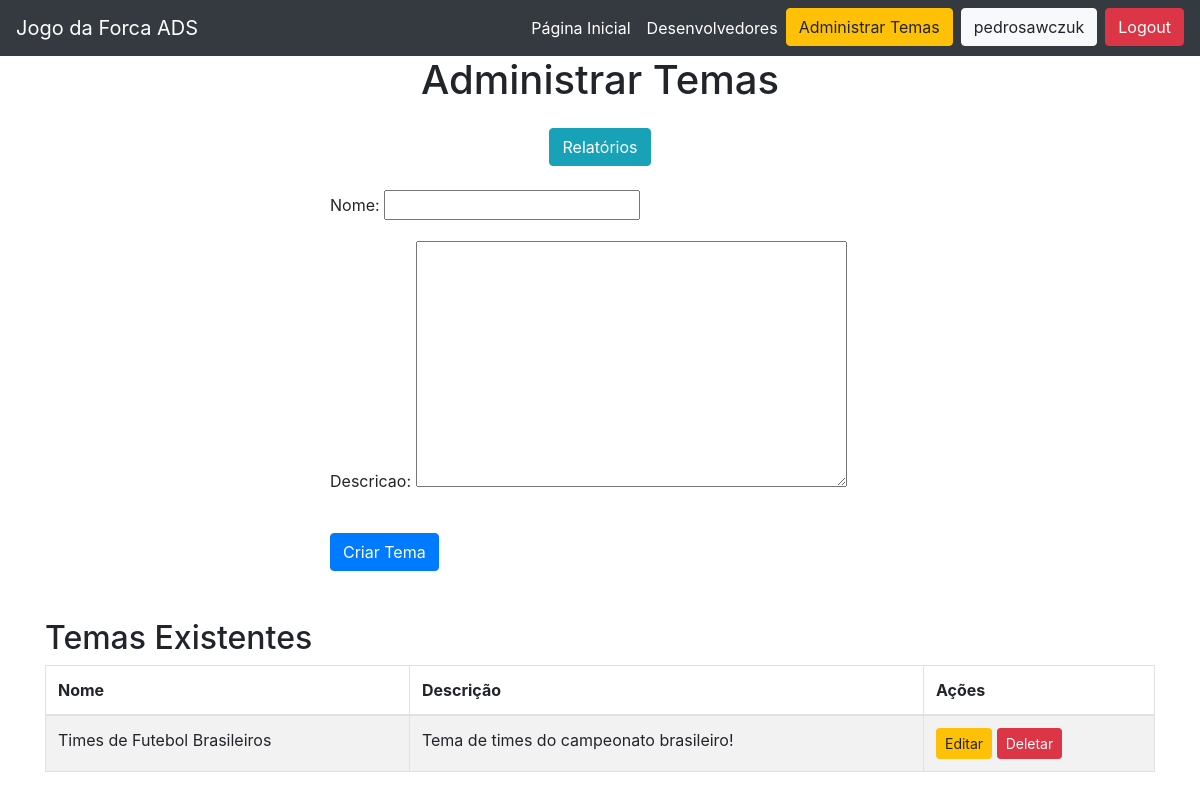
The page /professor/tema/administrar-temas (signed in) on the database its author committed.
### core/models.py (models this page shows, shortened)
class Tema(models.Model):
    nome = models.CharField(max_length=100, unique=True)
    descricao = models.TextField(blank=True, null=True)
    professor = models.ForeignKey(User, on_delete=models.CASCADE, limit_choices_to={'groups__name': 'professores'})

### core/views.py (the view, shortened to what this page needs)
# urls.py: path("professor/tema/administrar-temas", AdministrarTemasPageView.as_view(), name="administrarTemasPage"),
class AdministrarTemasPageView(ProfessorContextMixin, CreateView, ListView):
    model = Tema
    form_class = TemaForm
    template_name = 'professor/temas/temasPage.html'
    success_url = reverse_lazy('administrarTemasPage')
    def get_queryset(self):
        return Tema.objects.filter(professor=self.request.user)

### core/forms.py
class TemaForm(forms.ModelForm):
    class Meta:
        model = Tema
        fields = ['nome', 'descricao']

### core/mixins.py (called while the page is built)
    def get_context_data(self, **kwargs):
        context = super().get_context_data(**kwargs)
        user = self.request.user
        context['is_professor'] = user.is_authenticated and user.groups.filter(name='professores').exists()
        return context

### core/templates/professor/temas/temasPage.html (shortened to what this page needs)
{% extends "base.html" %}
{% block main %}
<div class="container">
  <h1 class="text-center mb-4">Administrar Temas</h1>
  <div class="row justify-content-center mb-4">
    <div class="col-md-12 text-center">
      <a href="{% url 'relatorioAtividade' %}" class="btn btn-info">Relatórios</a>
    </div>
  </div>
  <div class="row justify-content-center">
    <div class="col-md-6">
      <form method="post">
        {{ form.as_p }}
        <button type="submit" class="btn btn-primary mt-3">Criar Tema</button>
      </form>
    </div>
  </div>
  <div class="row mt-5">
    <div class="col-md-12">
      <h2>Temas Existentes</h2>
      <table class="table table-bordered table-striped">
        <thead>
          <tr>
            <th>Nome</th>
            <th>Descrição</th>
            <th>Ações</th>
          </tr>
        </thead>
        <tbody>
          {% for tema in object_list %}
          <tr>
            <td>{{ tema.nome }}</td>
            <td>{{ tema.descricao }}</td>
            <td>
              <a href="{% url 'editarTema' tema.id %}" class="btn btn-sm btn-warning">Editar</a>
              <a href="{% url 'deletarTema' tema.id %}" class="btn btn-sm btn-danger">Deletar</a>
            </td>
          </tr>
          {% endfor %}
        </tbody>
      </table>
    </div>
  </div>
</div>
{% endblock main %}

### core/templates/base.html (shortened to what this page needs)
<!DOCTYPE html>
<html lang="pt-br">
  <head>
    <link
      rel="stylesheet"
      href="https://stackpath.bootstrapcdn.com/bootstrap/4.5.2/css/bootstrap.min.css"
    />
  </head>
  <body>
    <nav class="navbar navbar-expand-lg navbar-dark bg-dark">
      <a class="navbar-brand" href="{% url 'homePage' %}">Jogo da Forca ADS</a>
      <div class="collapse navbar-collapse">
        <ul class="navbar-nav ml-auto">
          <li class="nav-item">
            <a class="nav-link text-white" href="{% url 'homePage' %}"
              >Página Inicial</a
            >
          </li>
          <li class="nav-item">
            <a
              class="nav-link text-white"
              href="{% url 'desenvolvedoresPage' %}"
              >Desenvolvedores</a
            >
          </li>
          {% if user.is_authenticated %} {% if is_professor %}
          <li class="nav-item">
            <a class="btn btn-warning" href="{% url 'professorGeralPage' %}" style="margin-right: 0.5em"
              >Administrar Temas</a
            >
          </li>
          {% endif %}
          <li class="nav-item">
            <a
              class="btn btn-light"
              href="{% url 'homePage' %}"
              style="margin-right: 0.5em"
              >{{ user.username }}</a
            >
          </li>
          <li class="nav-item">
            <form action="{% url 'logout' %}" method="post" class="form-inline">
              <button type="submit" class="btn btn-danger">Logout</button>
            </form>
          </li>
          {% else %}
          <li class="nav-item">
            <a class="btn btn-success" href="{% url 'signin' %}">Entrar</a>
          </li>
          {% endif %}
        </ul>
      </div>
    </nav>
    {% block main %} {% endblock main %}
  </body>
</html>

### rows shown on the page
Tema: nome "Times de Futebol Brasileiros", descricao "Tema de times do campeonato brasileiro!"

### other values the page prints
{{ user.username }} "pedrosawczuk"
